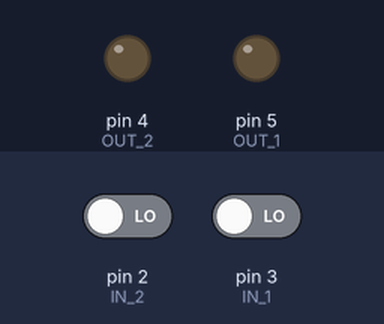
The sketch below on a simulated Arduino Uno, built with avr-gcc and run on an emulated ATmega328P. On the bench: output pins drawn as LEDs (lit = HIGH). The test bench sets the inputs (shaded band); at power-on: pin 2 (IN_2) LOW, pin 3 (IN_1) LOW. What the sketch prints to the serial monitor is not drawn.

Above: at 1.2 s.
1.3 s: pin 2 (IN_2) driven HIGH
At 1.8 s:
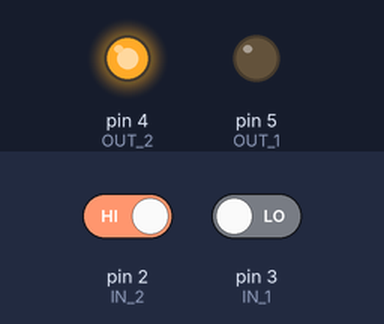
2.8 s: pin 3 (IN_1) driven HIGH
At 4.0 s:
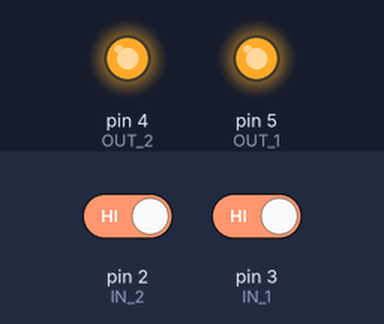
4.3 s: pin 3 (IN_1) driven LOW
At 5.4 s:
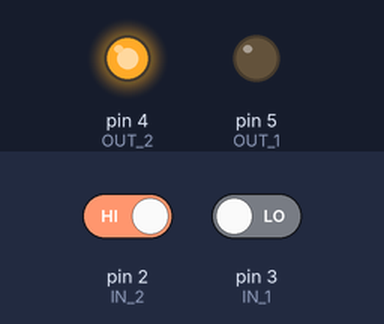
Timing chart, 0 to 7.3 s (numbered marks = the images above; inputs shaded):
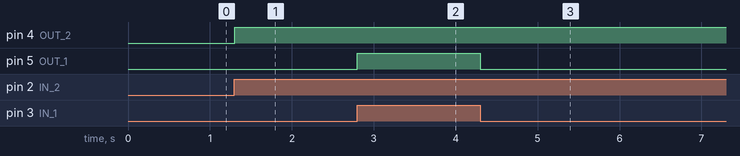

Measured:
- after the input at 1.3 s, pin 4 (OUT_2): LOW → HIGH at once
- after the input at 2.8 s, pin 5 (OUT_1): LOW → HIGH at once
- after the input at 4.3 s, pin 5 (OUT_1): HIGH → LOW at once

The sketch:

Lab_2_Encoders.ino
```cpp
// input 1: pin 3
// input 2: pin 2
// output 1: pin 5
// output 2: pin 4
#define IN_1    3
#define OUT_1   5
#define IN_2    2
#define OUT_2   4

volatile bool state1 = LOW;
volatile bool state2 = LOW;
volatile long time1 = 0;
volatile long time2 = 0;
volatile long lastTime = 0;
volatile long pulseWidth1 = 0;
volatile long pulseWidth2 = 0;

void setup() {
  pinMode(IN_1, INPUT);
  pinMode(IN_2, INPUT);
  pinMode(OUT_1, OUTPUT);
  pinMode(OUT_2, OUTPUT);
  attachInterrupt(digitalPinToInterrupt(IN_1), stateChange1, CHANGE);
  attachInterrupt(digitalPinToInterrupt(IN_2), stateChange2, RISING);
  Serial.begin(115200);
}

void loop() {

  if(state1){
    digitalWrite(OUT_1, HIGH);
    Serial.println("state1");
  } else {
    digitalWrite(OUT_1, LOW);
    Serial.println("off1");
  }
  if (state2) {
    digitalWrite(OUT_2, HIGH);
    Serial.println("state2");
  } else {
    digitalWrite(OUT_2, LOW);
    Serial.println("off2");
  }
  Serial.println(pulseWidth1);
  Serial.println(pulseWidth2);
}

void stateChange1(){
  state1 = !state1;
}

void stateChange2(){
  state2 = !state2;
  pulseWidth2 = millis() - time2;
  //time2 = millis();
}
```
